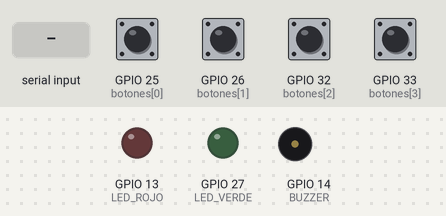
Recording of a sketch running on a simulated ESP32. Shown: output pins drawn as LEDs (lit = HIGH), buzzer (waves = sounding). The inputs (shaded band) are chosen by the test bench; at power-on: GPIO 25 (botones[0]), GPIO 26 (botones[1]), GPIO 32 (botones[2]), GPIO 33 (botones[3]) LOW. What the sketch prints to the serial monitor is not drawn.

Above: at 1.2 s.
1.3 s: "BIEN\n" received over Serial
At 1.7 s:
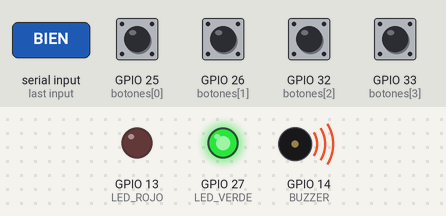
3.3 s: "MAL\n" received over Serial
At 3.7 s:
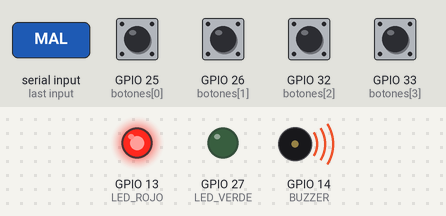
5.4 s: "LED_BIEN\n" received over Serial
At 5.8 s:
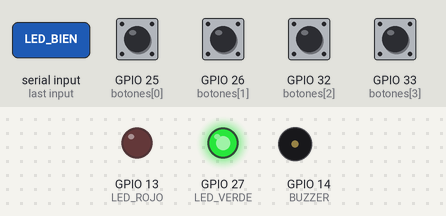
7.4 s: "LED_MAL\n" received over Serial
At 7.8 s:
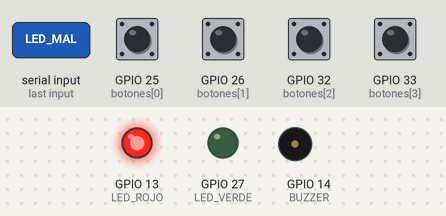
Timing chart, 0 to 10.4 s (numbered marks = the images above; inputs shaded):
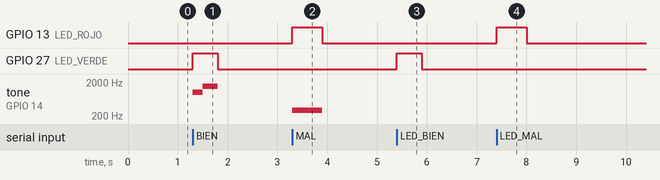

The sketch:

rimaymaki_esp32.ino
```cpp
// RimayMaki: ESP32 por USB serial a 115200 baudios.
// BTN1 inicio/apagado visual, BTN2 siguiente, BTN3 sonido sí/no, BTN4 reinicio.
const int botones[4] = {25, 26, 32, 33};
const int LED_VERDE = 27;
const int LED_ROJO  = 13;
const int BUZZER    = 14;
bool estadoPrevio[4] = {false, false, false, false};
// BTN3 silencia o activa el buzzer aun si la tableta no está conectada.
bool sonidoActivo = true;

void buzzerInit() {
#if ESP_ARDUINO_VERSION_MAJOR >= 3
  ledcAttach(BUZZER, 2000, 8);
#else
  ledcSetup(0, 2000, 8);
  ledcAttachPin(BUZZER, 0);
#endif
}

void tono(int frecuencia, int ms) {
  // Con sonido apagado no se envía ninguna señal al buzzer.
  if (!sonidoActivo) { delay(ms); return; }
#if ESP_ARDUINO_VERSION_MAJOR >= 3
  ledcWriteTone(BUZZER, frecuencia);
  ledcWrite(BUZZER, 180);
  delay(ms);
  ledcWriteTone(BUZZER, 0);
#else
  ledcWriteTone(0, frecuencia);
  ledcWrite(0, 180);
  delay(ms);
  ledcWriteTone(0, 0);
#endif
}

void acierto() {
  digitalWrite(LED_VERDE, HIGH);
  tono(1000, 200); tono(1500, 300);
  digitalWrite(LED_VERDE, LOW);
}

void error() {
  digitalWrite(LED_ROJO, HIGH);
  tono(300, 600);
  digitalWrite(LED_ROJO, LOW);
}

// Avisos visuales usados cuando la aplicación tiene SONIDO: NO.
void aciertoSilencioso() {
  digitalWrite(LED_VERDE, HIGH);
  delay(500);
  digitalWrite(LED_VERDE, LOW);
}

void errorSilencioso() {
  digitalWrite(LED_ROJO, HIGH);
  delay(600);
  digitalWrite(LED_ROJO, LOW);
}

void publicarSonido() {
  Serial.print("SOUND");
  Serial.println(sonidoActivo ? "1" : "0");
}

void cambiarSonido() {
  sonidoActivo = !sonidoActivo;
  // Garantiza que el buzzer quede apagado inmediatamente al silenciarlo.
#if ESP_ARDUINO_VERSION_MAJOR >= 3
  if (!sonidoActivo) ledcWriteTone(BUZZER, 0);
#else
  if (!sonidoActivo) ledcWriteTone(0, 0);
#endif
  publicarSonido();
}

void establecerSonido(bool activo) {
  sonidoActivo = activo;
#if ESP_ARDUINO_VERSION_MAJOR >= 3
  if (!sonidoActivo) ledcWriteTone(BUZZER, 0);
#else
  if (!sonidoActivo) ledcWriteTone(0, 0);
#endif
  publicarSonido();
}

void setup() {
  Serial.begin(115200);
  for (int i = 0; i < 4; i++) pinMode(botones[i], INPUT_PULLDOWN);
  pinMode(LED_VERDE, OUTPUT); pinMode(LED_ROJO, OUTPUT);
  buzzerInit();
  Serial.println("Listo");
}

void loop() {
  for (int i = 0; i < 4; i++) {
    bool presionado = digitalRead(botones[i]) == HIGH;
    if (presionado && !estadoPrevio[i]) {
      Serial.print("BTN"); Serial.println(i + 1);
      if (i == 2) cambiarSonido();  // GPIO 32 / BTN3: sonido sí/no.
      delay(50);
    }
    estadoPrevio[i] = presionado;
  }

  if (Serial.available()) {
    String msg = Serial.readStringUntil('\n');
    msg.trim();
    if (msg == "BIEN") acierto();
    else if (msg == "MAL") error();
    else if (msg == "LED_BIEN") aciertoSilencioso();
    else if (msg == "LED_MAL") errorSilencioso();
    else if (msg == "SOUND1") {
      establecerSonido(true);
    } else if (msg == "SOUND0") {
      establecerSonido(false);
    }
  }
}
```

Measured:
- after the input at 1.3 s, GPIO 27 (LED_VERDE): LOW → HIGH at once, → LOW 0.50 s later; tone on GPIO 14 (BUZZER): silent → 1000 Hz at once, → 1500 Hz 0.20 s later, → silent 0.30 s later
- after the input at 3.3 s, GPIO 13 (LED_ROJO): LOW → HIGH at once, → LOW 0.60 s later; tone on GPIO 14 (BUZZER): silent → 300 Hz at once, → silent 0.60 s later
- after the input at 5.4 s, GPIO 27 (LED_VERDE): LOW → HIGH at once, → LOW 0.50 s later
- after the input at 7.4 s, GPIO 13 (LED_ROJO): LOW → HIGH at once, → LOW 0.60 s later
